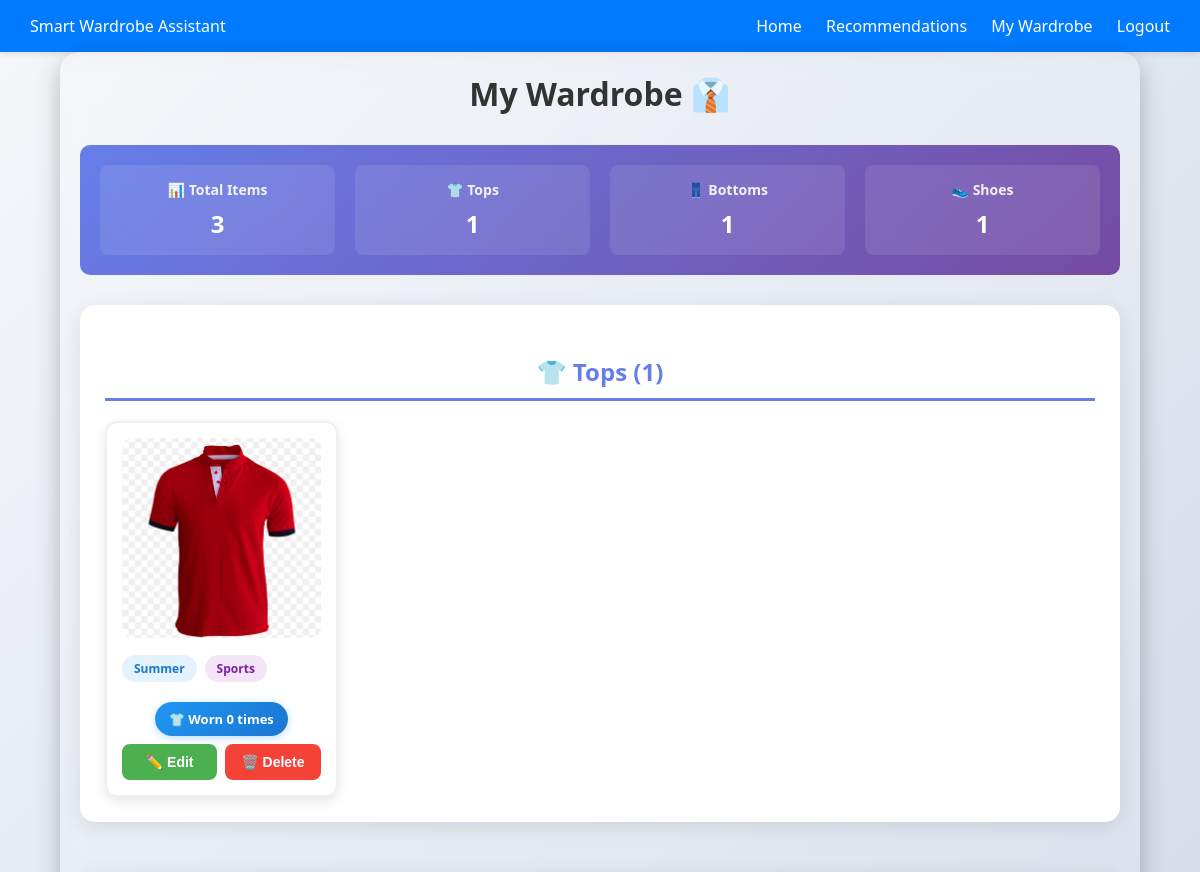
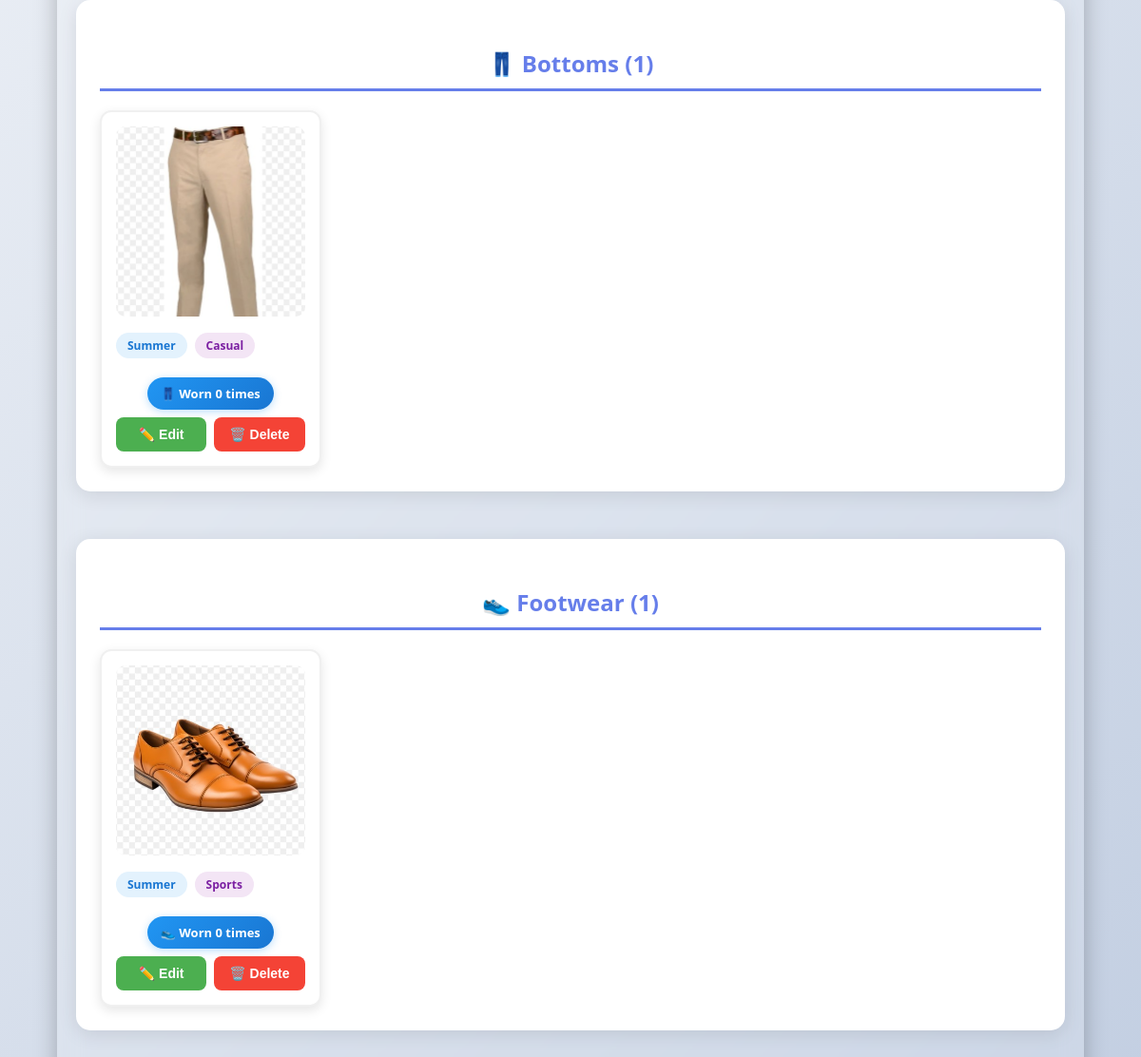
Screenshot of /wardrobe (signed in) with the database file from the repository (2 pictures, top to bottom).
### tables this page shows
CREATE TABLE clothes (
    id INTEGER PRIMARY KEY AUTOINCREMENT,
    user_id INTEGER NOT NULL,
    file_path TEXT NOT NULL,
    subtype TEXT,
    color TEXT,
    season TEXT,
    occasion TEXT,
    uploaded_at TIMESTAMP DEFAULT CURRENT_TIMESTAMP, wear_count INTEGER DEFAULT 0,
    FOREIGN KEY(user_id) REFERENCES users(id)
);

### app.py (the view)
@app.route("/wardrobe")
def wardrobe():
    if "user_id" not in session:
        return redirect(url_for("login"))
    user_id = session["user_id"]
    conn = get_db_connection()
    clothes = conn.execute("SELECT * FROM clothes WHERE user_id=?", (user_id,)).fetchall()
    conn.close()
    wardrobe = {"top": [], "bottom": [], "foot": []}
    for c in clothes:
        wardrobe[c["subtype"]].append({
            "id": c["id"],
            "file_name": os.path.basename(c["file_path"]),
            "url": f"/static/uploads/{user_id}/{os.path.basename(c['file_path'])}",
            "subtype": c["subtype"],
            "season": c["season"],
            "occasion": c["occasion"],
            "wear_count": c["wear_count"]
        })
    return render_template("wardrobe.html", wardrobe=wardrobe, user=user_id)

### app.py (called while the page is built)
def get_db_connection():
    conn = sqlite3.connect(DB_PATH)
    conn.row_factory = sqlite3.Row
    return conn

### templates/wardrobe.html (shortened to what this page needs)
<!DOCTYPE html>
<html lang="en">
<head>
  <link rel="stylesheet" href="{{ url_for('static', filename='style.css') }}">
</head>
<body>
<nav>
  <div>Smart Wardrobe Assistant</div>
  <div>
    <a href="{{ url_for('index') }}">Home</a>
    <a href="{{ url_for('recommend') }}">Recommendations</a>
    <a href="{{ url_for('wardrobe') }}">My Wardrobe</a>
    <a href="{{ url_for('logout') }}">Logout</a>
  </div>
</nav>
<div class="container">
  <h2>My Wardrobe 👔</h2>
  {% if wardrobe['top']|length == 0 and wardrobe['bottom']|length == 0 and wardrobe['foot']|length == 0 %}
  <div class="empty-state">
    <h3>😕 Your wardrobe is empty</h3>
    <p>Start by uploading some clothes from the home page!</p>
  </div>
  {% else %}
  <div class="stats-summary">
    <div class="stat-box">
      <h4>📊 Total Items</h4>
      <p>{{ wardrobe['top']|length + wardrobe['bottom']|length + wardrobe['foot']|length }}</p>
    </div>
    <div class="stat-box">
      <h4>👕 Tops</h4>
      <p>{{ wardrobe['top']|length }}</p>
    </div>
    <div class="stat-box">
      <h4>👖 Bottoms</h4>
      <p>{{ wardrobe['bottom']|length }}</p>
    </div>
    <div class="stat-box">
      <h4>👟 Shoes</h4>
      <p>{{ wardrobe['foot']|length }}</p>
    </div>
  </div>
  {% endif %}
  {% if wardrobe['top']|length > 0 %}
  <div class="wardrobe-section">
    <h3>👕 Tops ({{ wardrobe['top']|length }})</h3>
    <div class="wardrobe-grid">
      {% for item in wardrobe['top'] %}
      <div class="wardrobe-item">
        <img src="{{ item['url'] }}" alt="Top">
        <div class="item-tags">
          <span class="tag tag-season">{{ item.get('season', 'Unknown') }}</span>
          <span class="tag tag-occasion">{{ item.get('occasion', 'Unknown') }}</span>
        </div>
        <div class="wear-count-badge {% if item.get('wear_count', 0) > 5 %}high{% elif item.get('wear_count', 0) == 0 %}low{% endif %}">
          👕 Worn {{ item.get('wear_count', 0) }} times
        </div>
        <div class="item-actions">
          <button class="btn-edit" onclick="openEditModal('{{ item['file_name'] }}', '{{ item.get('season', 'Summer') }}', '{{ item.get('occasion', 'Casual') }}')">
            ✏️ Edit
          </button>
          <button class="btn-delete" onclick="deleteItem('{{ item['file_name'] }}')">
            🗑️ Delete
          </button>
        </div>
      </div>
      {% endfor %}
    </div>
  </div>
  {% endif %}
  {% if wardrobe['bottom']|length > 0 %}
  <div class="wardrobe-section">
    <h3>👖 Bottoms ({{ wardrobe['bottom']|length }})</h3>
    <div class="wardrobe-grid">
      {% for item in wardrobe['bottom'] %}
      <div class="wardrobe-item">
        <img src="{{ item['url'] }}" alt="Bottom">
        <div class="item-tags">
          <span class="tag tag-season">{{ item.get('season', 'Unknown') }}</span>
          <span class="tag tag-occasion">{{ item.get('occasion', 'Unknown') }}</span>
        </div>
        <div class="wear-count-badge {% if item.get('wear_count', 0) > 5 %}high{% elif item.get('wear_count', 0) == 0 %}low{% endif %}">
          👖 Worn {{ item.get('wear_count', 0) }} times
        </div>
        <div class="item-actions">
          <button class="btn-edit" onclick="openEditModal('{{ item['file_name'] }}', '{{ item.get('season', 'Summer') }}', '{{ item.get('occasion', 'Casual') }}')">
            ✏️ Edit
          </button>
          <button class="btn-delete" onclick="deleteItem('{{ item['file_name'] }}')">
            🗑️ Delete
          </button>
        </div>
      </div>
      {% endfor %}
    </div>
  </div>
  {% endif %}
  {% if wardrobe['foot']|length > 0 %}
  <div class="wardrobe-section">
    <h3>👟 Footwear ({{ wardrobe['foot']|length }})</h3>
    <div class="wardrobe-grid">
      {% for item in wardrobe['foot'] %}
      <div class="wardrobe-item">
        <img src="{{ item['url'] }}" alt="Shoes">
        <div class="item-tags">
          <span class="tag tag-season">{{ item.get('season', 'Unknown') }}</span>
          <span class="tag tag-occasion">{{ item.get('occasion', 'Unknown') }}</span>
        </div>
        <div class="wear-count-badge {% if item.get('wear_count', 0) > 5 %}high{% elif item.get('wear_count', 0) == 0 %}low{% endif %}">
          👟 Worn {{ item.get('wear_count', 0) }} times
        </div>
        <div class="item-actions">
          <button class="btn-edit" onclick="openEditModal('{{ item['file_name'] }}', '{{ item.get('season', 'Summer') }}', '{{ item.get('occasion', 'Casual') }}')">
            ✏️ Edit
          </button>
          <button class="btn-delete" onclick="deleteItem('{{ item['file_name'] }}')">
            🗑️ Delete
          </button>
        </div>
      </div>
      {% endfor %}
    </div>
  </div>
  {% endif %}
</div>
</body>
</html>

### static/style.css (style rules this page uses)
* { box-sizing: border-box; margin: 0; padding: 0; }
body { font-family: 'Segoe UI', Tahoma, Geneva, Verdana, sans-serif; background: url("/static/bg.jpg") no-repeat center center/cover; position: relative; min-height: 100vh; display: flex; flex-direction: column; align-items: center; color: #333; }
nav { width: 100%; background: #007bff; color: white; padding: 15px 30px; display: flex; justify-content: space-between; align-items: center; box-shadow: 0px 2px 6px rgba(0,0,0,0.1); }
nav a { color: white; text-decoration: none; margin-left: 20px; font-weight: 500; transition: 0.2s; }
.container { background: rgba(255, 255, 255, 0.15); margin: 60px auto; padding: 2.5rem; border-radius: 20px; backdrop-filter: blur(12px); box-shadow: 0 8px 25px rgba(0,0,0,0.25); width: 90%; max-width: 650px; text-align: center; animation: fadeIn 0.8s ease-in-out; color: #fff; }
h2 { text-align: center; margin-bottom: 25px; color: #fff; }
h3 { margin-top: 25px; margin-bottom: 15px; color: #f1f1f1; }
button, .btn { padding: 10px 20px; border-radius: 25px; border: none; background: linear-gradient(90deg, #ff9966, #ff5e62); color: #fff; font-weight: 500; cursor: pointer; transition: 0.3s ease; }
a { color: #ffdd57; text-decoration: none; transition: 0.2s; }

### templates/wardrobe.html (style rules this page uses)
body { font-family: 'Segoe UI', Tahoma, Geneva, Verdana, sans-serif; background: linear-gradient(135deg, #f5f7fa 0%, #c3cfe2 100%); margin: 0; padding: 0; }
.container { max-width: 1200px; margin: 0 auto; padding: 20px; }
h2 { text-align: center; color: #333; font-size: 32px; margin-bottom: 30px; }
.wardrobe-section { margin-bottom: 50px; background: white; padding: 25px; border-radius: 15px; box-shadow: 0 4px 20px rgba(0,0,0,0.1); }
.wardrobe-section h3 { color: #667eea; font-size: 24px; margin-bottom: 20px; padding-bottom: 10px; border-bottom: 3px solid #667eea; }
.wardrobe-grid { display: grid; grid-template-columns: repeat(auto-fill, minmax(220px, 1fr)); gap: 20px; }
.wardrobe-item { background: #fff; padding: 15px; border-radius: 12px; box-shadow: 0 4px 12px rgba(0,0,0,0.1); position: relative; transition: all 0.3s ease; border: 2px solid #f0f0f0; }
.wardrobe-item img { width: 100%; height: 200px; object-fit: cover; border-radius: 10px; margin-bottom: 12px; }
.item-tags { display: flex; gap: 8px; margin-bottom: 12px; flex-wrap: wrap; }
.tag { display: inline-block; padding: 5px 12px; border-radius: 15px; font-size: 12px; font-weight: 600; }
.tag-season { background: #e3f2fd; color: #1976d2; }
.tag-occasion { background: #f3e5f5; color: #7b1fa2; }
.wear-count-badge { display: inline-block; padding: 8px 14px; background: linear-gradient(135deg, #4CAF50 0%, #45a049 100%); color: white; border-radius: 20px; font-size: 13px; font-weight: bold; margin: 8px 0; text-align: center; box-shadow: 0 2px 8px rgba(76, 175, 80, 0.3); }
.wear-count-badge.low { background: linear-gradient(135deg, #2196F3 0%, #1976D2 100%); box-shadow: 0 2px 8px rgba(33, 150, 243, 0.3); }
.item-actions { display: flex; gap: 8px; }
.btn-edit, .btn-delete { flex: 1; padding: 10px; border: none; border-radius: 8px; cursor: pointer; font-size: 14px; font-weight: 600; transition: all 0.3s; }
.btn-edit { background: #4CAF50; color: white; }
.btn-delete { background: #f44336; color: white; }
.stats-summary { background: linear-gradient(135deg, #667eea 0%, #764ba2 100%); color: white; padding: 20px; border-radius: 10px; margin-bottom: 30px; display: grid; grid-template-columns: repeat(auto-fit, minmax(200px, 1fr)); gap: 20px; text-align: center; }
.stat-box { padding: 15px; background: rgba(255, 255, 255, 0.1); border-radius: 8px; backdrop-filter: blur(10px); }
.stat-box h4 { margin: 0 0 8px 0; font-size: 14px; opacity: 0.9; }
.stat-box p { margin: 0; font-size: 24px; font-weight: bold; }

### rows the page displays
clothes: get "Summer", get "Sports", get "0"
clothes: get "Summer", get "Casual", get "0"
clothes: get "Summer", get "Sports", get "0"

### other values shown
{{ wardrobe['top']|length }} "1"
{{ wardrobe['bottom']|length }} "1"
{{ wardrobe['foot']|length }} "1"
